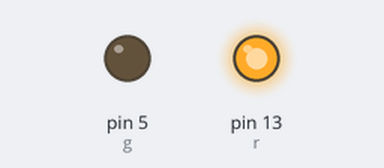
Bench run of a sketch on a simulated Arduino Uno, built with avr-gcc and run on an emulated ATmega328P. Shown: output pins drawn as LEDs (lit = HIGH).

Above: at 3.0 s.
At 6.5 s:
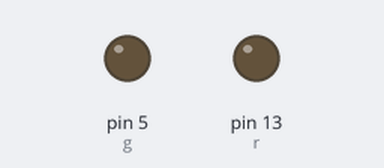
At 10.0 s:
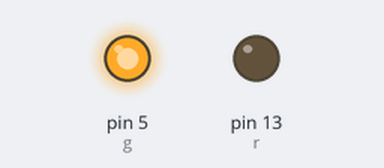
Timing chart, 0 to 18.2 s (numbered marks = the images above):
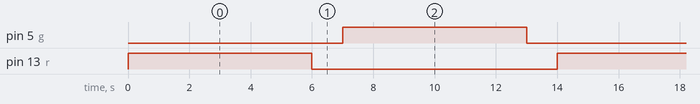

Measured:
- by itself, pin 5 (g), pin 13 (r): alternates HIGH for 6.0 s and LOW for 8.0 s
- by itself, everything shown: repeats every 14.0 s, in 4 steps

The sketch:

prob2_workshop_16-03-2022__traffic_lights_.ino
```cpp
int r=13;
int g=5;
void setup() {
  // put your setup code here, to run once:
 pinMode(r,OUTPUT);
 pinMode(g,OUTPUT);
 Serial.begin(9600);
}
void loop() {
  // put your main code here, to run repeatedly:
digitalWrite(r,HIGH);
delay(6000);
digitalWrite(r,LOW);
delay(1000);
digitalWrite(g,HIGH);
delay(6000);
digitalWrite(g,LOW);
delay(1000);
}
```
